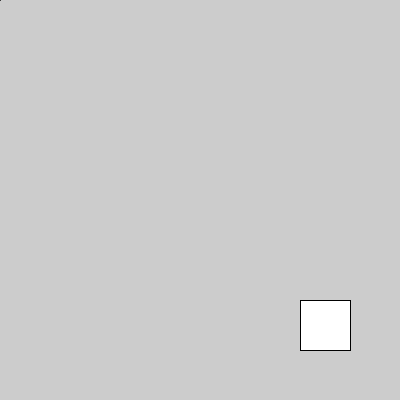
Frame 1 (no input)
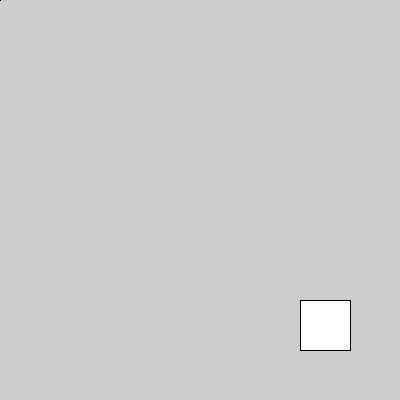
Frame 60 (the mouse pressed at the canvas centre just before this capture)
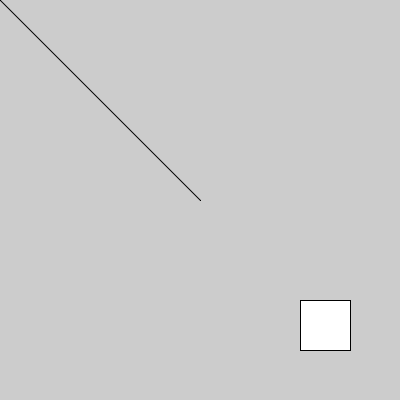
Frame 120 (the mouse held since frame 60 and released just before this capture)

The Processing sketch that drew these frames (run headless with seeded random() and noise(); from frame 60 on, the mouse is pressed at the canvas centre):

// Processing sketch: clase_04_18_2023_condicionales_boton_2
// ── clase_04_18_2023_condicionales_boton_2.pde
void setup() {
  size(400, 400);
}
void draw() {
  //background(200);
  stroke(0);
  line(pmouseX, pmouseY, mouseX, mouseY);
  
  //Dibujar boton
  rect(300,300,50,50);
}

void mousePressed(){
  if(mouseX>300 && mouseX < 350 && mouseY > 300 && mouseY < 350){
    background(200);
  }
}
